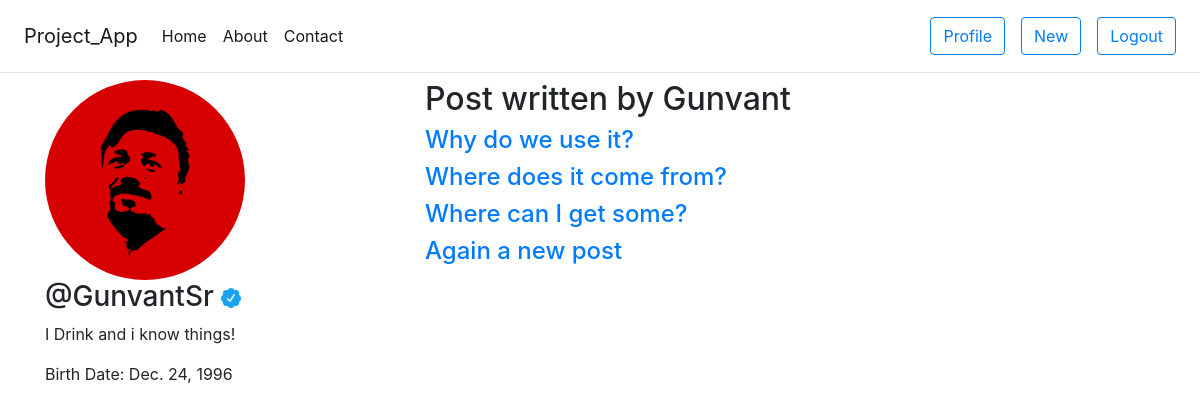
/profile/GunvantSr/, run on the app's committed database.
### accounts/models.py (models this page shows, shortened)
class Profile(models.Model):
    user = models.OneToOneField(User, on_delete=models.CASCADE)
    bio = models.TextField(max_length=250, blank=True)
    profile_pic = models.ImageField(upload_to='profile_pics/', default='profile.png')
    birthdate = models.DateField(null=True, blank=True)
    twitter_link = models.CharField(max_length=64)
    facebook_link = models.CharField(max_length=64)
    verified = models.BooleanField()

### blog/models.py (models this page shows, shortened)
class Post(models.Model):
    title = models.CharField(max_length=64)
    content = models.TextField()
    date_posted = models.DateField(default=timezone.now)
    author = models.ForeignKey(User, on_delete=models.CASCADE)
    thumbnail_img = models.ImageField(upload_to='thumbnail_images/', default='default.jpeg')
    category = models.ForeignKey(Category,on_delete=models.CASCADE)

### accounts/views.py (the view)
# urls.py: path("<str:username>/", views.user_profile, name='profile')
def user_profile(request, username):
    user = User.objects.get(username=username)
    userposts = Post.objects.filter(author__username=username)
    return render(request, 'accounts/profile.html', {'user': user, 'userposts': userposts})

### accounts/templates/accounts/profile.html
{% extends 'blog/base.html' %}
{% load static %}
{% block content %}
<div class=" container">
    <div class="row">
        <div class="col-md-4">
            <div class="position-fixed">
                <img src="{{ user.profile.profile_pic.url }}" class="rounded-circle" style="height: 200px; width:200px">
                <h3> @{{ user.username }}<span>
                        {% if user.profile.verified %}
                        <img src="{% static 'badge.png' %}" style="height: 20px; width: 20px;" alt="Verified Profile">
                        {% endif %}
                    </span>
                </h3>
                <p>{{ user.profile.bio }}</p>
                <p> Birth Date: {{ user.profile.birthdate }}</p>
            </div>
        </div>
        <div class="col-md-8">
            <h2>Post written by {{user.first_name}}</h2>
            {% for post in userposts %}
            <h4>
                <a href="{% url 'post-detail' post.id %}">
                    {{ post.title }}
                </a>
            {% endfor %}
            </h4>
        </div>
        </div>
        {% endblock content %}

### data on the page
Post: title "Why do we use it?"
Post: title "Where does it come from?"
Post: title "Where can I get some?"
Post: title "Again a new post"

### other printed values
{{ user.username }} "GunvantSr"
{{ user.profile.bio }} "I Drink and i know things!"
{{ user.profile.birthdate }} "Dec. 24, 1996"
{{ user.first_name }} "Gunvant"
